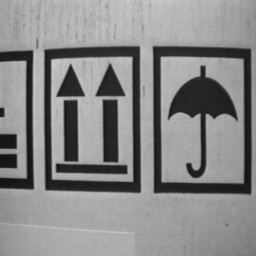
%> input picture CS3330 - image processing/lab5/img/pattern.BMP, 256 x 256 px
$ octave plotPSNR.m   (GNU Octave 9; MATLAB toolbox functions it lacks are replaced by stand-ins)
%> lines starting %> are read from the running program, lines starting %| are printed output that depends on the picture
### CS3330 - image processing/lab5/calculatePSNR.m

function [ PSNR ] = calculatePSNR( img1,img2 )
%CALCULATEPSNR Summary of this function goes here
%   Detailed explanation goes here
diff = double(img1) - double(img2);
diff = diff.^2;
diff = sum(diff(:));
MSE = diff./(size(img1,1)*size(img1,2)); % 256*256
PSNR = 10*log10(255.^2./MSE);

end

### CS3330 - image processing/lab5/plotPSNR.m

img = imread('img/pattern.bmp');
%> img is the input picture: size 256x256 uint8; min 15, max 204, mean 136.2
salt_img = imnoise(img,'salt & pepper',0.2);
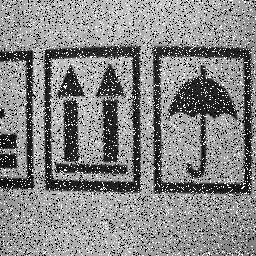
%> salt_img: size 256x256 uint8; min 0, max 255, mean 134.3
gau3 = filter2(fspecial('gaussian',3),salt_img);
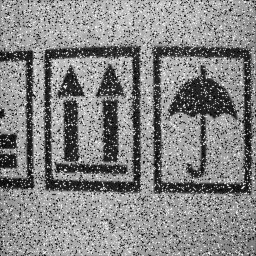
%> gau3: size 256x256 double; min 1.54, max 247, mean 134.1
PSNR_gau3 = calculatePSNR(salt_img,gau3);
%> in calculatePSNR, `diff = sum(diff(:));`: diff = 42991180
%> in calculatePSNR, `MSE = diff./(size(img1,1)*size(img1,2));`: MSE = 656
%> in calculatePSNR, `PSNR = 10*log10(255.^2./MSE);`: PSNR = 19.96
%> PSNR_gau3 = 19.96
gau5 = filter2(fspecial('gaussian',5),salt_img);
PSNR_gau5 = calculatePSNR(salt_img,gau5);
%> PSNR_gau5 = 19.95
gau7 = filter2(fspecial('gaussian',7),salt_img);
PSNR_gau7 = calculatePSNR(salt_img,gau7);
%> PSNR_gau7 = 19.95
gau9 = filter2(fspecial('gaussian',9),salt_img);
PSNR_gau9 = calculatePSNR(salt_img,gau9);
%> PSNR_gau9 = 19.95
gau11 = filter2(fspecial('gaussian',11),salt_img);
PSNR_gau11 = calculatePSNR(salt_img,gau11);
%> PSNR_gau11 = 19.95

x = 3:2:11;
y1 = [PSNR_gau3,PSNR_gau5,PSNR_gau7,PSNR_gau9,PSNR_gau11];
%> y1 = [19.96 19.95 19.95 19.95 19.95]

figure,plot(x,y1);
%> after `plot(x,y1)`:
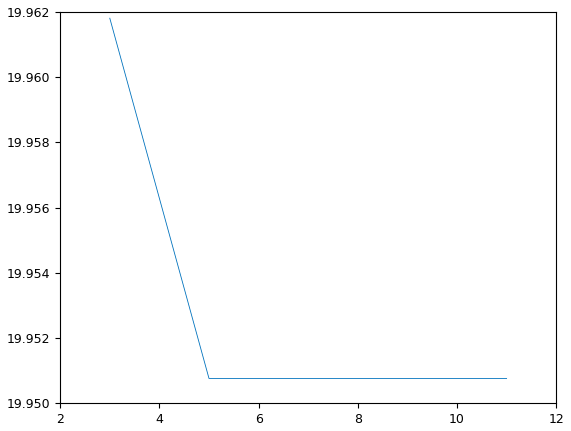
%> figure redrawn from the program's plot data

PSNR_box3 = calculatePSNR(salt_img,filter2(fspecial('average',3),salt_img));
%> PSNR_box3 = 12.83
PSNR_box5 = calculatePSNR(salt_img,filter2(fspecial('average',5),salt_img));
%> PSNR_box5 = 12.4
PSNR_box7 = calculatePSNR(salt_img,filter2(fspecial('average',7),salt_img));
%> PSNR_box7 = 12.16
PSNR_box9 = calculatePSNR(salt_img,filter2(fspecial('average',9),salt_img));
%> in calculatePSNR (call 9), `diff = diff.^2;`:
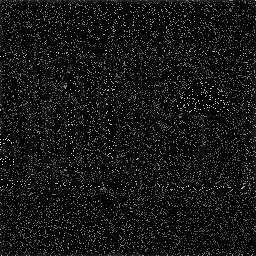
%> diff: size 256x256 double; min 8.08e-28, max 54998.9, mean 4127.9; drawn with min black and max white
%> in calculatePSNR (call 9), `diff = sum(diff(:));`: diff = 270528294.7
%> in calculatePSNR (call 9), `MSE = diff./(size(img1,1)*size(img1,2));`: MSE = 4127.9
%> in calculatePSNR (call 9), `PSNR = 10*log10(255.^2./MSE);`: PSNR = 11.97
%> PSNR_box9 = 11.97
PSNR_box11 = calculatePSNR(salt_img,filter2(fspecial('average',11),salt_img));
%> PSNR_box11 = 11.79

y2 = [PSNR_box3,PSNR_box5,PSNR_box7,PSNR_box9,PSNR_box11];
%> y2 = [12.83 12.4 12.16 11.97 11.79]
%figure,plot(x,y2);

PSNR_med3 = calculatePSNR(medfilt2(salt_img,[3,3]),salt_img);
%> in calculatePSNR (call 11), `diff = diff.^2;`:
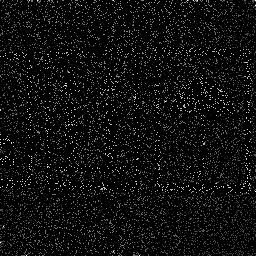
%> diff: size 256x256 double; min 0, max 65025, mean 3803; drawn with min black and max white
%> in calculatePSNR (call 11), `diff = sum(diff(:));`: diff = 249233037
%> in calculatePSNR (call 11), `MSE = diff./(size(img1,1)*size(img1,2));`: MSE = 3803
%> in calculatePSNR (call 11), `PSNR = 10*log10(255.^2./MSE);`: PSNR = 12.33
%> PSNR_med3 = 12.33
PSNR_med5 = calculatePSNR(salt_img,medfilt2(salt_img,[5,5]));
%> in calculatePSNR (call 12), `diff = double(img1) - double(img2);`:
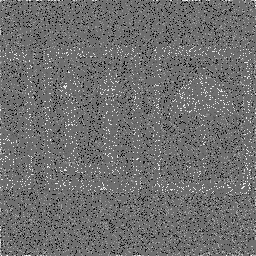
%> diff: size 256x256 double; min -197, max 255, mean -1.3; drawn with min black and max white
%> in calculatePSNR (call 12), `diff = sum(diff(:));`: diff = 255808650
%> in calculatePSNR (call 12), `MSE = diff./(size(img1,1)*size(img1,2));`: MSE = 3903.3
%> in calculatePSNR (call 12), `PSNR = 10*log10(255.^2./MSE);`: PSNR = 12.22
%> PSNR_med5 = 12.22
PSNR_med7 = psnr(salt_img,medfilt2(salt_img,[7,7]));
%> PSNR_med7 = 12.12
PSNR_med9 = psnr(salt_img,medfilt2(salt_img,[9,9]));
%> PSNR_med9 = 11.97
PSNR_med11 = psnr(medfilt2(salt_img,[11,11]),salt_img);
%> PSNR_med11 = 11.78

y3 = [PSNR_med3,PSNR_med5,PSNR_med7,PSNR_med9,PSNR_med11];
%> y3 = [12.33 12.22 12.12 11.97 11.78]
figure,plot(x,y3,'-ro',x,y2,'-.b'),xlabel('dimension'),ylabel('PSNR'),legend('median','gau');
%> after `legend('median','gau')`:
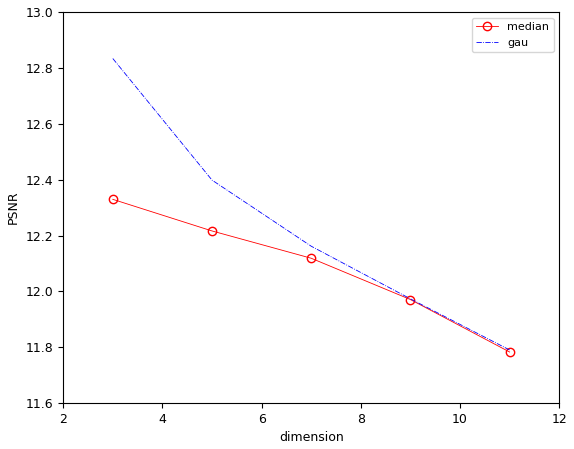
%> figure redrawn from the program's plot data

$ run again, with CS3330 - image processing/lab5/img/barbara.bmp copied over CS3330 - image processing/lab5/img/pattern.BMP
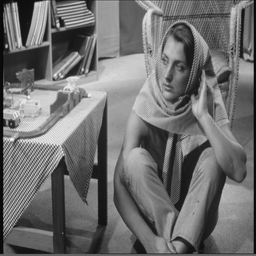
%> input picture CS3330 - image processing/lab5/img/barbara.bmp, 256 x 256 px
%> img is the input picture: size 256x256 uint8; min 0, max 245, mean 111.4
%> in calculatePSNR, `diff = sum(diff(:));`: diff = 43615212.8
%> MSE = 665.5
%> PSNR = 19.9
%> PSNR_gau5 = 19.89
%> y1 = [19.9 19.89 19.89 19.89 19.89]
%> PSNR_box3 = 12.79
%> PSNR_box5 = 12.35
%> PSNR_box7 = 12.19
%> PSNR_box9 = 12.07
%> PSNR_box11 = 11.98
%> y2 = [12.79 12.35 12.19 12.07 11.98]
%> PSNR_med3 = 12.35
%> in calculatePSNR (call 12), `diff = double(img1) - double(img2);`:
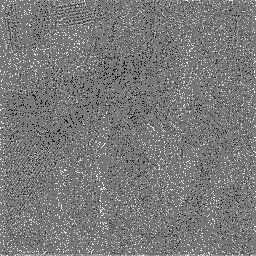
%> diff: size 256x256 double; min -226, max 255, mean 3.8; drawn with min black and max white
%> in calculatePSNR (call 12), `diff = sum(diff(:));`: diff = 259759265
%> MSE = 3963.6
%> PSNR = 12.15
%> PSNR_med7 = 12.07
%> PSNR_med9 = 11.97
%> PSNR_med11 = 11.89
%> y3 = [12.35 12.15 12.07 11.97 11.89]
%> `legend('median','gau')`:
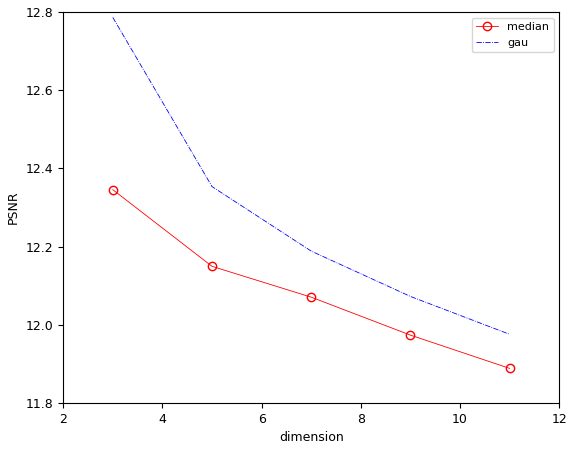
%> figure redrawn from the program's plot data
